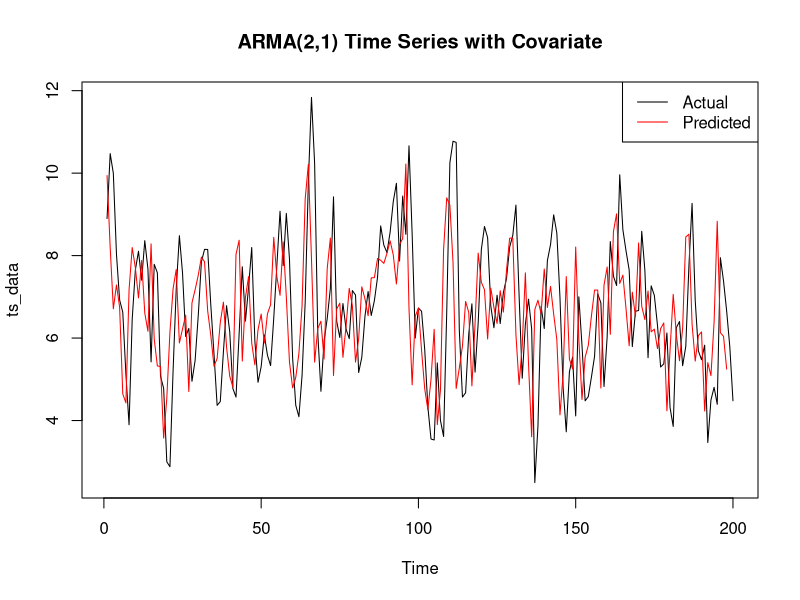

Here is the R script that generated this plot:
# Set the random seed for reproducibility
set.seed(123)

# Load the required packages
library(dynlm)

# Generate covariate
n <- 200 # number of observations
covariate <- rnorm(n, mean = 3)

# Generate ARMA(2,1) time series with covariate
phi1 <- 0.7
phi2 <- -0.2
theta1 <- 0.5
eps <- rnorm(n)
ar <- arima.sim(list(order = c(2,0,1), ar = c(phi1, phi2), ma = theta1), n, rand.gen = function(n) eps)
ar <- ar + 0.5*covariate + 5
ts_data <- ts(ar, start = 1, frequency = 1)

# Fit an ARDL model to the entire data set
ardl_model <- dynlm(ts_data ~ L(ts_data, 1:2) + covariate + L(covariate, 1))
summary(ardl_model)

# Make predictions on the entire data set using the ARDL model
ts_preds <- predict(ardl_model, start = 1, end = n)

# Plot the predicted values against the actual values
plot(ts_data, main = "ARMA(2,1) Time Series with Covariate")
lines(ts_preds, col = "red")
legend("topright", legend = c("Actual", "Predicted"), col = c("black", "red"), lty = 1)

sim_series <- data.frame(y = ar, x = covariate)
